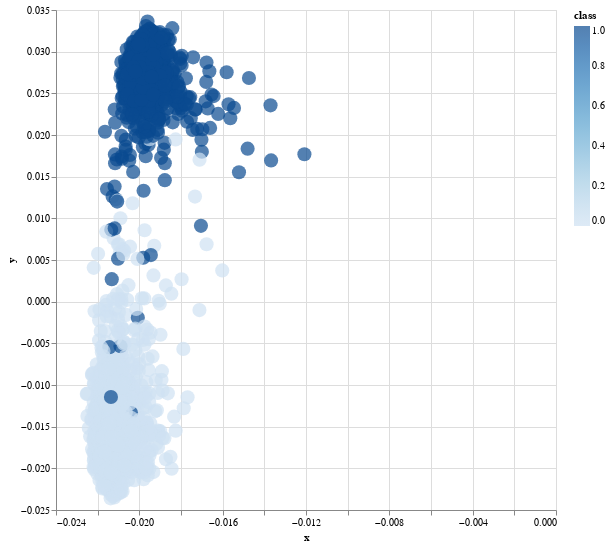

Notebook source saved alongside this figure:
### Code cell
alt.Chart(df[:]).mark_circle(size=200).encode(
    x="x", y="y", color='class',
    tooltip=['sentence']
    ).interactive().properties(
    width=500,
    height=500
)

### Figure 1 — Vega-Lite specification as saved in the notebook (floating-point values rounded to 4 significant figures; data arrays with more than 128 entries replaced by an {"elided": "..."} marker saying what was removed)
{"config": {"view": {"continuousWidth": 400, "continuousHeight": 300}}, "data": {"name": "data-8652c6f745cc9334be3fac00d45352cf"}, "mark": {"type": "circle", "size": 200}, "encoding": {"color": {"type": "quantitative", "field": "class"}, "tooltip": [{"type": "nominal", "field": "sentence"}], "x": {"type": "quantitative", "field": "x"}, "y": {"type": "quantitative", "field": "y"}}, "height": 500, "selection": {"selector001": {"type": "interval", "bind": "scales", "encodings": ["x", "y"]}}, "width": 500, "$schema": "https://vega.github.io/schema/vega-lite/v4.8.1.json", "datasets": {"data-8652c6f745cc9334be3fac00d45352cf": {"elided": "2358 records"}}}
